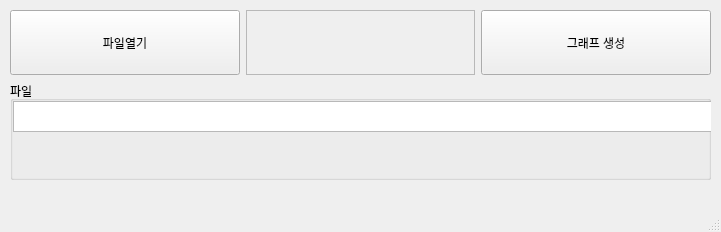
<?xml version="1.0" encoding="UTF-8"?>
<ui version="4.0">
 <class>MainWindow</class>
 <widget class="QMainWindow" name="MainWindow">
  <property name="geometry">
   <rect>
    <x>0</x>
    <y>0</y>
    <width>721</width>
    <height>232</height>
   </rect>
  </property>
  <property name="windowTitle">
   <string>MatPlot_GUI</string>
  </property>
  <widget class="QWidget" name="centralwidget">
   <layout class="QGridLayout" name="gridLayout">
    <property name="leftMargin">
     <number>10</number>
    </property>
    <property name="topMargin">
     <number>10</number>
    </property>
    <property name="rightMargin">
     <number>10</number>
    </property>
    <property name="bottomMargin">
     <number>30</number>
    </property>
    <item row="1" column="0">
     <widget class="QGroupBox" name="groupBox">
      <property name="title">
       <string>파일</string>
      </property>
      <widget class="QPlainTextEdit" name="text_file">
       <property name="geometry">
        <rect>
         <x>3</x>
         <y>20</y>
         <width>701</width>
         <height>31</height>
        </rect>
       </property>
      </widget>
     </widget>
    </item>
    <item row="0" column="0">
     <layout class="QHBoxLayout" name="horizontalLayout">
      <item>
       <widget class="QPushButton" name="open_btn">
        <property name="minimumSize">
         <size>
          <width>0</width>
          <height>65</height>
         </size>
        </property>
        <property name="sizeIncrement">
         <size>
          <width>0</width>
          <height>0</height>
         </size>
        </property>
        <property name="baseSize">
         <size>
          <width>0</width>
          <height>0</height>
         </size>
        </property>
        <property name="text">
         <string>파일열기</string>
        </property>
        <property name="shortcut">
         <string>Ctrl+O</string>
        </property>
       </widget>
      </item>
      <item>
       <widget class="QFrame" name="frame">
        <property name="frameShape">
         <enum>QFrame::StyledPanel</enum>
        </property>
        <property name="frameShadow">
         <enum>QFrame::Raised</enum>
        </property>
       </widget>
      </item>
      <item>
       <widget class="QPushButton" name="graph_btn">
        <property name="minimumSize">
         <size>
          <width>0</width>
          <height>65</height>
         </size>
        </property>
        <property name="text">
         <string>그래프 생성</string>
        </property>
       </widget>
      </item>
     </layout>
    </item>
   </layout>
  </widget>
  <widget class="QMenuBar" name="menubar">
   <property name="geometry">
    <rect>
     <x>0</x>
     <y>0</y>
     <width>721</width>
     <height>26</height>
    </rect>
   </property>
  </widget>
  <widget class="QStatusBar" name="statusbar"/>
 </widget>
 <resources/>
 <connections/>
</ui>
